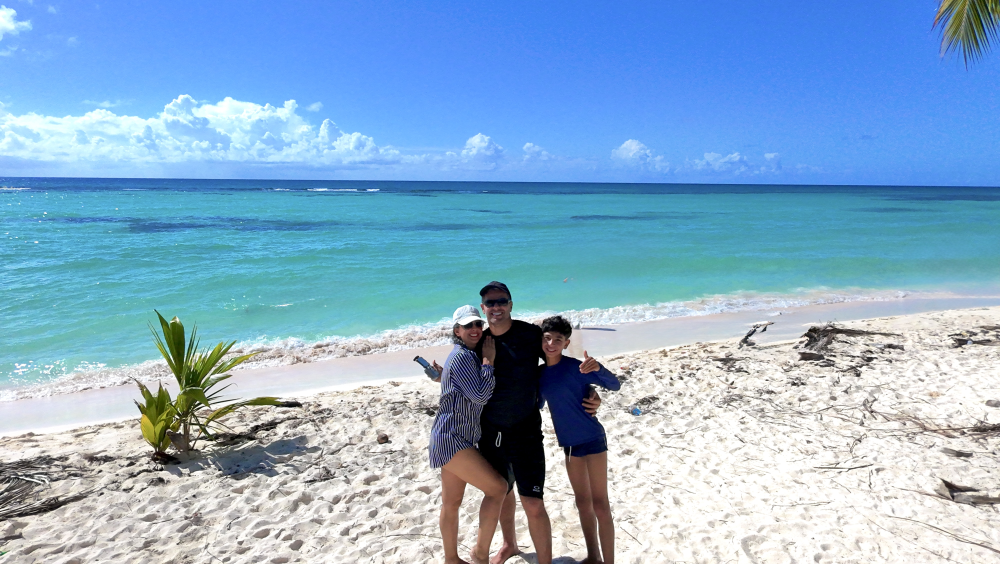
#> input picture fotos/Caribe/DJI_20251222112620_0004_D.JPG, 4000 x 2256 px (shown at 1/4 size)
$ python otimizar-imagens.py
#> lines starting #> are read from the running program, lines starting #| are printed output that depends on the picture
#!/usr/bin/env python3
# -*- coding: utf-8 -*-
"""
otimizar-imagens.py - Rota com Familia
=======================================

Gera as variantes responsivas (WebP + JPEG progressivo) das fotos usadas no
site, a partir dos originais crus da pasta fotos/.

Caracteristicas:
  * Remove TODO metadado EXIF (as fotos de celular/drone carregam GPS).
  * Converte para sRGB quando o original tem outro perfil (ex.: Display P3).
  * Corrige a orientacao pelo EXIF antes de redimensionar.
  * Reamostragem LANCZOS.
  * Nunca faz upscale: largura alvo maior que a origem e pulada.
  * Idempotente: rodar de novo apenas regrava os mesmos arquivos.

Uso:
    python scripts/otimizar-imagens.py            # gera tudo
    python scripts/otimizar-imagens.py --json     # + resumo em JSON no final
    python scripts/otimizar-imagens.py --somente hero-caribe card-lisboa

Para adicionar/remover uma foto do site, edite apenas o dicionario IMAGENS.
"""

from __future__ import annotations

import argparse
import io
import json
import math
import re
import sys
from pathlib import Path

from PIL import Image, ImageCms, ImageOps

# ---------------------------------------------------------------------------
# 1. AS IMAGENS USADAS NO SITE  (edite aqui)
# ---------------------------------------------------------------------------
# Chave   = slug (vira o nome do arquivo: assets/img/{slug}-{largura}.{ext})
# origem  = caminho relativo a raiz do projeto
# larguras= sobrescreve LARGURAS_PADRAO (opcional)
# teto_kb = { largura: kb } -> forca a variante a caber no teto baixando a
#           qualidade progressivamente, respeitando QUALIDADE_MINIMA (opcional)
# og      = True -> tambem gera assets/img/og-default.jpg a partir dela

LARGURAS_PADRAO = [400, 800, 1200, 1600]

IMAGENS: dict[str, dict] = {
    # O hero e o elemento LCP: para nao estourar o orcamento de bytes, o ladder
    # para em 1600 (192 KB). A variante 1920 foi removida de proposito -- em JPEG
    # ela so cabia em 200 KB com qualidade 50, degradacao inaceitavel na capa.
    "hero-caribe": {
        "origem": "fotos/Caribe/DJI_20251222112620_0004_D.JPG",
        "larguras": [400, 800, 1200, 1600],
        "teto_kb": {1600: 200},
        "og": True,
    },
    # Estas duas origens tem apenas 709 px de largura. Sem o degrau de 709 o
    # ladder pularia de 400 direto para 800 (que e barrado pela guarda de
    # upscale), deixando um srcset com um unico candidato e imagem mole em
    # telas de alta densidade.
    "card-orlando":     {"origem": "fotos/orlando/IMG_7613.jpg", "larguras": [400, 709]},
    "card-familia":     {"origem": "fotos/outras/IMG_7780.jpg",  "larguras": [400, 709]},
    "card-lounge-w":    {"origem": "fotos/sala_vip/IMG_5235.jpg"},
    "card-lounge-copa": {"origem": "fotos/sala_vip/IMG_8543.jpg"},
    "card-puntacana":   {"origem": "fotos/Caribe/IMG_6205.jpg"},
    "card-lisboa":      {"origem": "fotos/Lisboa/IMG_0232.jpg"},
    # A foto da secao "Quem somos". Antes era o Caminito, em Buenos Aires, que
    # ilustrava um destino especifico e nao a familia. Esta traz os dois com a
    # camiseta da marca, e o logo aparece legivel. A origem tem 1260 px, entao o
    # ladder para em 1200: pedir 1600 seria upscale.
    "sobre-familia":    {"origem": "fotos/Familia/IMG_7834.jpg",
                         "larguras": [400, 800, 1200]},
    # Criativo do post do Instagram, 1080x1351. Traz o titulo "SAFARI SEM GUIA"
    # embutido na propria imagem, o que fica redundante com o titulo do card.
    # Trocar por uma foto limpa do safari quando houver.
    # Elefantes atravessando a estrada de terra: ilustra literalmente a tese do
    # artigo, que e ter avistado bicho sem guia, dirigindo carro comum. A capa
    # do post do Instagram nao dizia nada disso.
    #
    # A origem e retrato 4:5 e o card e 16:10 com object-fit cover, entao o
    # recorte foi feito a mao em Elefantes-card.jpg, centrado na faixa dos
    # animais. Deixar para o navegador cortaria as patas e o dorso e sobraria
    # muito ceu vazio.
    "card-safari":      {"origem": "fotos/africa do sul/Elefantes-card.jpg",
                         "larguras": [400, 800, 1200, 1600]},
    # As duas executivas. Antes os cards usavam foto de sala VIP e de Lisboa,
    # que ilustravam a espera e o destino - nao a cabine, que e do que os
    # artigos tratam.
    #
    # IMG_8581, a refeicao servida na cabine. Escolha do Jefferson, e encaixa
    # melhor: .post-media e 16/10 com object-fit cover, entao esta foto (16:9)
    # perde so um fio nas laterais, enquanto a alternativa 4:3 perdia bastante
    # de topo e base no recorte.
    "card-executiva-copa":  {"origem": "fotos/Executiva Copa - MCO x PTY/IMG_8581.JPG",
                             "larguras": [400, 800, 1200, 1600]},
    # Esta e a foto certa para o artigo: mostra os SEIS passageiros na cabine,
    # que e exatamente o que o titulo promete.
    "card-executiva-latam": {"origem": "fotos/Executiva Latam - GRU x LIS/1.jpeg",
                             "larguras": [400, 800, 1280]},
    # Cartoes + acesso a sala VIP na mesma imagem, que e a tese do artigo de
    # cartoes: o cartao E a porta da sala.
    #
    # A origem e uma versao RECORTADA do IMG_2022. O enquadramento original
    # incluia o codigo de barras 2D e o numero do e-ticket do cartao de
    # embarque. Esse codigo carrega nome do passageiro e localizador da
    # reserva - com localizador e sobrenome se abre a reserva no site da
    # companhia. O corte tira a faixa inferior e resolve sem borrao.
    "card-cartoes":         {"origem": "fotos/sala_vip/IMG_2022-sem-dados.jpg",
                             "larguras": [400, 800, 1260]},
}

# ---------------------------------------------------------------------------
# 2. PARAMETROS DE CODIFICACAO
# ---------------------------------------------------------------------------
QUALIDADE_WEBP = 82
METODO_WEBP = 6              # 0 = rapido, 6 = melhor compressao
QUALIDADE_JPEG = 80
QUALIDADE_MINIMA = 62        # piso duro quando ha teto de KB
PASSO_QUALIDADE = 2          # de quanto em quanto a qualidade cai

OG_LARGURA, OG_ALTURA = 1200, 630
OG_TETO_KB = 300
OG_QUALIDADE_INICIAL = 88

RAIZ = Path(__file__).resolve().parent.parent
SAIDA = RAIZ / "assets" / "img"

REAMOSTRAGEM = Image.Resampling.LANCZOS
PERFIL_SRGB = ImageCms.createProfile("sRGB")


# ---------------------------------------------------------------------------
# 3. UTILITARIOS
# ---------------------------------------------------------------------------
def kb(caminho: Path) -> float:
    """Tamanho do arquivo em KB (1 KB = 1024 bytes), 1 casa decimal."""
    return round(caminho.stat().st_size / 1024, 1)


def para_srgb(im: Image.Image) -> tuple[Image.Image, str]:
    """Converte para sRGB/RGB. Devolve (imagem, descricao do perfil de origem)."""
    icc = im.info.get("icc_profile")
    origem_perfil = "sem perfil (assumido sRGB)"

    if icc:
        try:
            perfil_src = ImageCms.getOpenProfile(io.BytesIO(icc))
            origem_perfil = ImageCms.getProfileDescription(perfil_src).strip() or "desconhecido"
            if "srgb" not in origem_perfil.lower():
                if im.mode not in ("RGB", "CMYK", "L"):
                    im = im.convert("RGB")
                try:
                    im = ImageCms.profileToProfile(
                        im, perfil_src, PERFIL_SRGB,
                        renderingIntent=ImageCms.Intent.PERCEPTUAL,
                        outputMode="RGB",
                    )
                except ImageCms.PyCMSError:
                    # alguns perfis nao trazem a tabela perceptual
                    im = ImageCms.profileToProfile(
                        im, perfil_src, PERFIL_SRGB,
                        renderingIntent=ImageCms.Intent.RELATIVE_COLORIMETRIC,
                        outputMode="RGB",
                    )
        except Exception as erro:  # perfil corrompido -> segue sem conversao
            print(f"    aviso: perfil ICC ilegivel ({erro}); seguindo sem conversao")

    if im.mode != "RGB":
        im = im.convert("RGB")
    return im, origem_perfil


def limpar(im: Image.Image) -> Image.Image:
    """
    Reconstroi a imagem a partir dos bytes crus de pixel.

    Isso descarta o dicionario .info inteiro (exif, icc_profile, comentarios,
    XMP, GPS...). O plugin WebP do Pillow le exif/icc de im.info quando nao
    recebe os parametros no save, entao apenas "nao passar exif=" nao basta.
    """
    return Image.frombytes(im.mode, im.size, im.tobytes())


def abrir_normalizada(caminho: Path) -> tuple[Image.Image, str, tuple[int, int]]:
    """Abre, corrige orientacao EXIF, converte para sRGB e remove metadados."""
    with Image.open(caminho) as bruta:
#> bruta is the input picture: PIL image 4000x2256 RGB; mean R, G, B 136.6, 173.6, 204.5
        bruta.load()
        tam_bruto = bruta.size
#> tam_bruto = (4000, 2256)
        endireitada = ImageOps.exif_transpose(bruta)
        convertida, perfil = para_srgb(endireitada)
#> in para_srgb, `origem_perfil = ImageCms.getProfileDescription(perfil_src).strip() or ..`: origem_perfil = 'Display P3'
#> in para_srgb, `im = ImageCms.profileToProfile( im, perfil_src, PERFIL_SRGB, rendering..`:
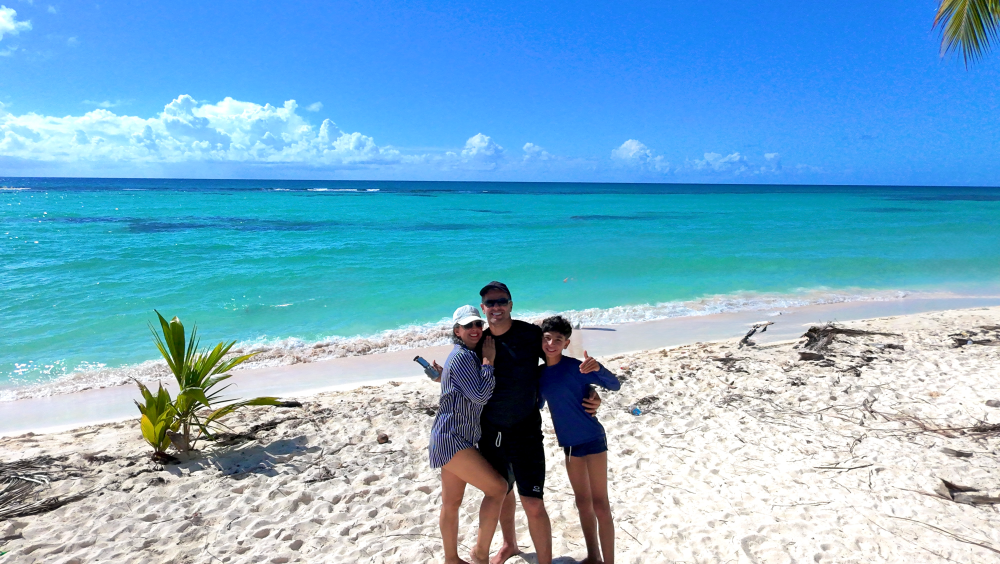
#> im: PIL image 4000x2256 RGB (shown at 1/4 size); mean R, G, B 118.6, 174.7, 206.3
#> perfil = 'Display P3'
        return limpar(convertida), perfil, tam_bruto


def altura_para(tam: tuple[int, int], largura: int) -> int:
    origem_l, origem_a = tam
    return max(1, round(origem_a * largura / origem_l))


def redimensionar(im: Image.Image, largura: int) -> Image.Image:
    if im.width == largura:
        return im
    return im.resize((largura, altura_para(im.size, largura)), REAMOSTRAGEM)


def gravar_webp(im: Image.Image, destino: Path, qualidade: int) -> None:
    im.save(destino, "WEBP", quality=qualidade, method=METODO_WEBP)


def gravar_jpeg(im: Image.Image, destino: Path, qualidade: int) -> None:
    im.save(destino, "JPEG", quality=qualidade, optimize=True, progressive=True)


def gravar_com_teto(im, destino, gravador, q_inicial, teto_kb, q_minima):
    """
    Grava baixando a qualidade ate caber no teto (ou bater o piso).
    Devolve (qualidade_final, kb_final, coube).
    """
    qualidade = q_inicial
    while True:
        gravador(im, destino, qualidade)
        tamanho = kb(destino)
        if teto_kb is None or tamanho < teto_kb or qualidade <= q_minima:
            return qualidade, tamanho, (teto_kb is None or tamanho < teto_kb)
        qualidade = max(q_minima, qualidade - PASSO_QUALIDADE)


# [12 lines left out: function recorte_cobrindo, not called in this run]


RATIOS_CONHECIDOS = [
    (1, 1), (5, 4), (4, 3), (3, 2), (16, 10), (16, 9), (2, 1), (21, 9),
    (4, 5), (3, 4), (2, 3), (10, 16), (9, 16), (1, 2), (9, 21),
]


# [12 lines left out: function texto_aspecto, not called in this run]


# ---------------------------------------------------------------------------
# 4. PROCESSAMENTO
# ---------------------------------------------------------------------------
def processar(slug: str, config: dict) -> dict:
    origem_rel = config["origem"]
    origem = RAIZ / origem_rel
    if not origem.exists():
        raise FileNotFoundError(f"origem nao encontrada: {origem}")

    print(f"\n>> {slug}  <-  {origem_rel}")
    base, perfil, tam_bruto = abrir_normalizada(origem)
#> perfil = 'Display P3'; tam_bruto = (4000, 2256)
    print(f"   origem {tam_bruto[0]}x{tam_bruto[1]} | perfil: {perfil} | "
          f"pos-orientacao {base.width}x{base.height}")
#|    origem 4000x2256 | perfil: Display P3 | pos-orientacao 4000x2256

    larguras = sorted(config.get("larguras", LARGURAS_PADRAO))
    tetos = config.get("teto_kb", {})

    variantes, puladas, notas = [], [], []

    for largura in larguras:
        if largura > base.width:
            puladas.append(largura)
            continue

        escalada = redimensionar(base, largura)
        altura = escalada.height
        teto = tetos.get(largura)

        for formato, ext, q_base, gravador in (
            ("webp", ".webp", QUALIDADE_WEBP, gravar_webp),
            ("jpeg", ".jpg", QUALIDADE_JPEG, gravar_jpeg),
        ):
            destino = SAIDA / f"{slug}-{largura}{ext}"
            q_final, tamanho, coube = gravar_com_teto(
                escalada, destino, gravador, q_base, teto, QUALIDADE_MINIMA
            )
            if teto is not None:
                estado = "ok" if coube else f"NAO COUBE (piso q{QUALIDADE_MINIMA})"
                notas.append(
                    f"{destino.name}: teto {teto} KB -> {tamanho} KB "
                    f"com qualidade {q_final} ({estado})"
                )
            variantes.append({
                "caminho": f"assets/img/{destino.name}",
                "largura": largura,
                "altura": altura,
                "formato": formato,
                "kb": tamanho,
                "qualidade": q_final,
            })
#> this loop made 1 pass
#> pass 1, in processar, `escalada = redimensionar(base, largura)`:
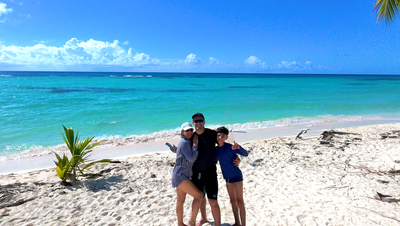
#> escalada: PIL image 400x226 RGB; mean R, G, B 118.5, 174.6, 206.3
#> after the loop, notas = []; puladas = []; variantes = []

    if puladas:
        notas.append(
            f"sem upscale: larguras {', '.join(map(str, puladas))} puladas "
            f"(origem tem so {base.width} px de largura)"
        )

    maior = max(variantes, key=lambda v: v["largura"])
    resultado = {
        "slug": slug,
        "origem": origem_rel,
        "perfilOrigem": perfil,
        "larguraIntrinseca": maior["largura"],
        "alturaIntrinseca": maior["altura"],
        "aspecto": texto_aspecto(maior["largura"], maior["altura"]),
        "variantes": variantes,
        "puladas": puladas,
        "notas": notas,
    }

    if config.get("og"):
        resultado["og"] = gerar_og(base)

    return resultado


# [87 lines left out: functions gerar_og, tabela, remover_orfaos, not called in this run]


def main() -> int:
    ap = argparse.ArgumentParser(description="Otimiza as imagens do site Rota com Familia.")
    ap.add_argument("--somente", nargs="*", metavar="SLUG",
                    help="processa apenas os slugs informados")
    ap.add_argument("--json", action="store_true",
                    help="imprime um resumo JSON no final")
    args = ap.parse_args()

    alvos = IMAGENS
    if args.somente:
        desconhecidos = [s for s in args.somente if s not in IMAGENS]
        if desconhecidos:
            print(f"slug(s) desconhecido(s): {', '.join(desconhecidos)}", file=sys.stderr)
            return 2
        alvos = {s: IMAGENS[s] for s in args.somente}

    SAIDA.mkdir(parents=True, exist_ok=True)
    print(f"saida: {SAIDA}")

    resultados = [processar(slug, cfg) for slug, cfg in alvos.items()]

    orfaos = remover_orfaos(resultados)
    if orfaos:
        print("\nVARIANTES ORFAS REMOVIDAS")
        for o in orfaos:
            print(f"  - {o}")

    tabela(resultados)

    todas_notas = [n for r in resultados for n in r["notas"]]
    if todas_notas:
        print("\nOBSERVACOES")
        for n in todas_notas:
            print(f"  - {n}")

    total_kb = sum(v["kb"] for r in resultados for v in r["variantes"])
    total_kb += sum(r["og"]["kb"] for r in resultados if "og" in r)
    origem_kb = sum(
        (RAIZ / r["origem"]).stat().st_size / 1024 for r in resultados
    )
    print(f"\norigens: {origem_kb / 1024:.1f} MB  ->  gerados: {total_kb / 1024:.1f} MB "
          f"(soma de TODAS as variantes)")

    if args.json:
        print("\n---JSON---")
        print(json.dumps(resultados, ensure_ascii=False, indent=2))

    return 0


if __name__ == "__main__":
#> (the run stopped early here; a loop or call above may not have finished)
